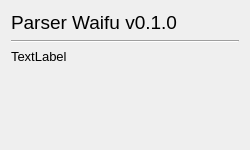
<?xml version="1.0" encoding="UTF-8"?>
<ui version="4.0">
 <class>About</class>
 <widget class="QDialog" name="About">
  <property name="geometry">
   <rect>
    <x>0</x>
    <y>0</y>
    <width>250</width>
    <height>150</height>
   </rect>
  </property>
  <property name="minimumSize">
   <size>
    <width>200</width>
    <height>150</height>
   </size>
  </property>
  <property name="windowTitle">
   <string>About</string>
  </property>
  <layout class="QVBoxLayout" name="verticalLayout_2" stretch="2,1,10">
   <item>
    <widget class="QLabel" name="label_Title">
     <property name="font">
      <font>
       <pointsize>14</pointsize>
      </font>
     </property>
     <property name="text">
      <string>Parser Waifu v0.1.0</string>
     </property>
    </widget>
   </item>
   <item>
    <widget class="Line" name="line">
     <property name="orientation">
      <enum>Qt::Horizontal</enum>
     </property>
    </widget>
   </item>
   <item>
    <widget class="QLabel" name="label_Desc">
     <property name="font">
      <font>
       <pointsize>10</pointsize>
      </font>
     </property>
     <property name="text">
      <string>TextLabel</string>
     </property>
     <property name="alignment">
      <set>Qt::AlignLeading|Qt::AlignLeft|Qt::AlignTop</set>
     </property>
    </widget>
   </item>
  </layout>
 </widget>
 <resources/>
 <connections/>
</ui>
